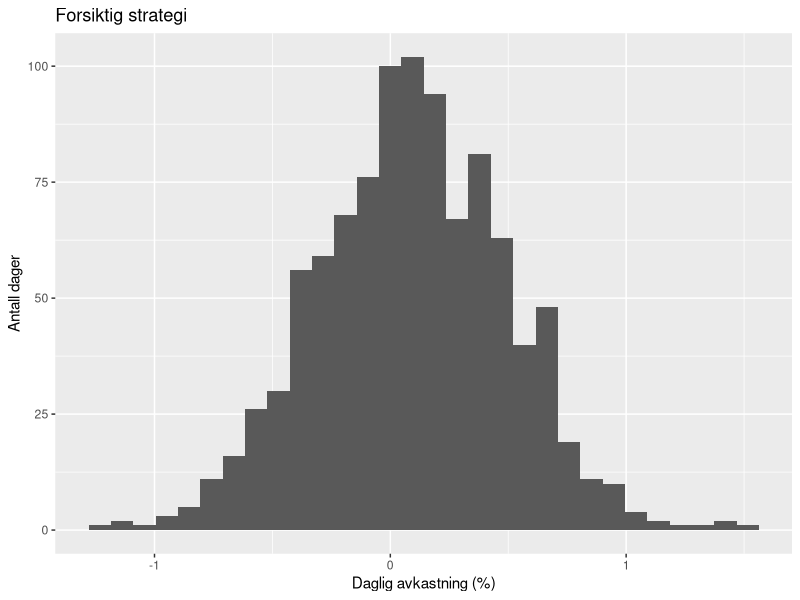
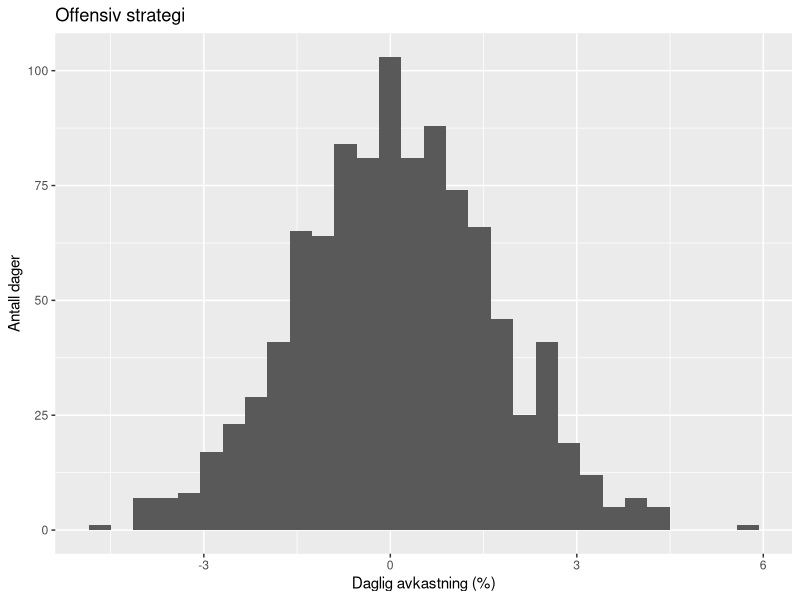
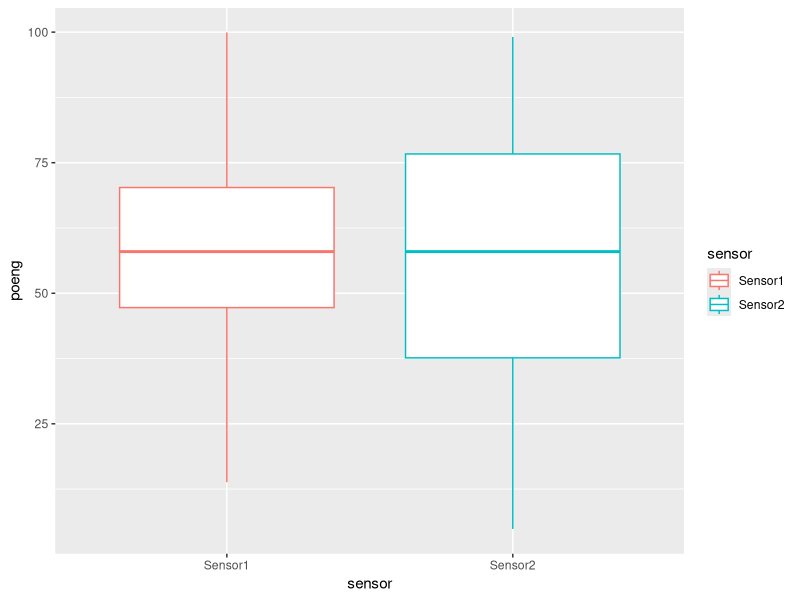
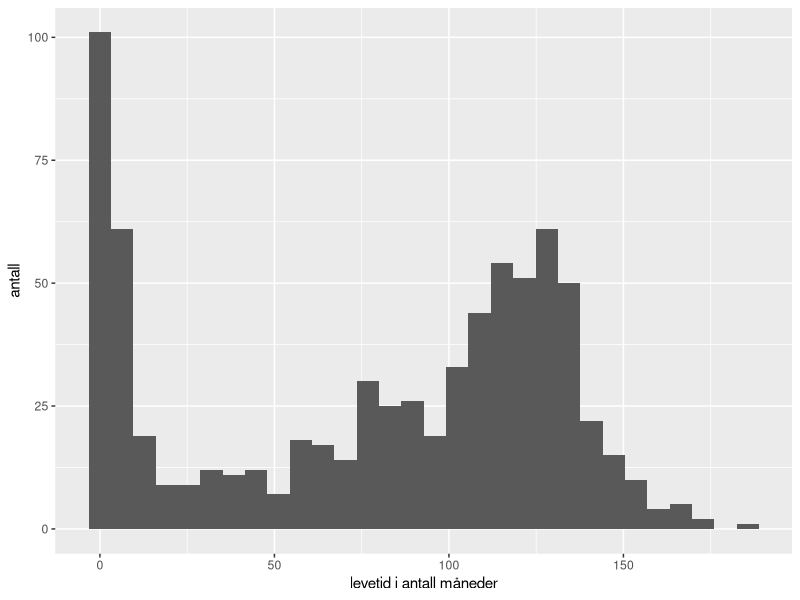
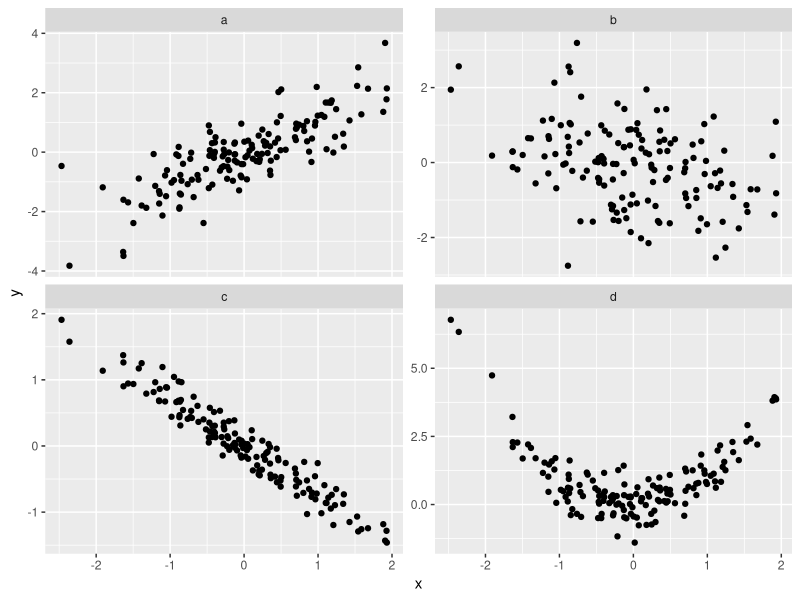
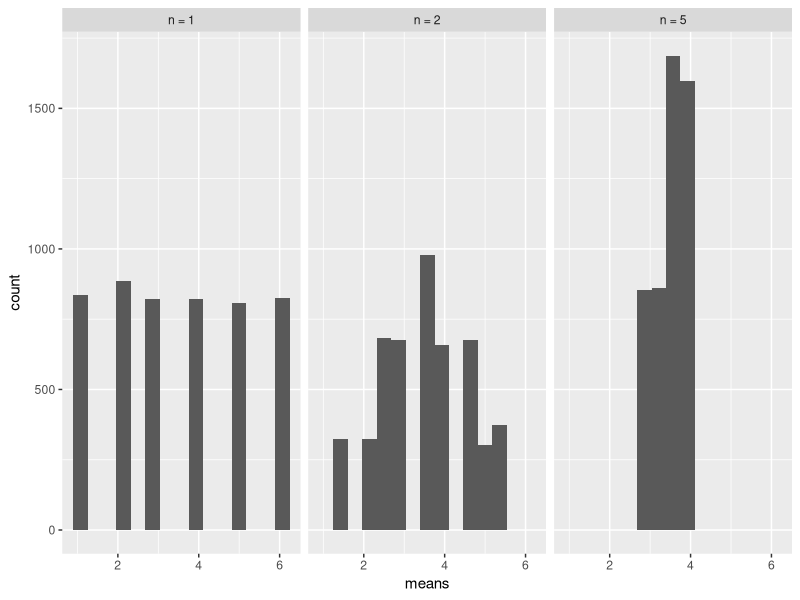

Source code (R) for these figures, in order:
## ---- chunk 1
set.seed(42)
avkastning <- data.frame(
  forsiktig = rnorm(1000, mean = 0.10, sd = 0.4),
  offensiv  = rnorm(1000, mean = 0.10, sd = 1.6)
)
## ---- chunk 2
library(dplyr)
avkastning %>%
  summarise(
    snitt_forsiktig = mean(forsiktig),
    sd_forsiktig    = sd(forsiktig),
    snitt_offensiv  = mean(offensiv),
    sd_offensiv     = sd(offensiv)
  )
## ---- chunk 3
library(ggplot2)
ggplot(avkastning, aes(x = forsiktig)) +
  geom_histogram(bins = 30) +
  labs(x = "Daglig avkastning (%)", y = "Antall dager", title = "Forsiktig strategi")
ggplot(avkastning, aes(x = offensiv)) +
  geom_histogram(bins = 30) +
  labs(x = "Daglig avkastning (%)", y = "Antall dager", title = "Offensiv strategi")
## ---- chunk 4
set.seed(1)
# Vekten (i kg) til 25 tilfeldig valgte laks
vekt <- rnorm(25, mean = 5.2, sd = 0.8)
## ---- chunk 5
gj.snitt <- mean(vekt)              # utvalgsgjennomsnittet, vårt punktestimat
s        <- sd(vekt)                # utvalgsstandardavviket (vi kjenner ikke det sanne)
n        <- length(vekt)            # antall observasjoner
t_krit   <- qt(0.975, df = n - 1)   # kritisk verdi fra t-fordelingen

# Nedre og øvre grense i konfidensintervallet (LCL og UCL):
LCL <- gj.snitt - t_krit * s / sqrt(n)
UCL <- gj.snitt + t_krit * s / sqrt(n)

c(LCL, gj.snitt, UCL)
## ---- chunk 6
n <- 10
rnorm(n)
## ---- chunk 7
gj.snitt <- rep(NA, 100)
for(i in 1:100) {
    gj.snitt[i] <- mean(rnorm(n))
}
## ---- chunk 8
library(ggplot2)
library(tidyverse)
set.seed(123)
n <- 200
Sensor1 <- rnorm(n, mean = 60, sd = 20)
Sensor2 <- c(rnorm(n*(2/4), mean = 40, sd = 20), rnorm(n*(2/4), mean = 85, sd = 20))

df <- data.frame(poeng = c(Sensor1, Sensor2), sensor =factor( rep(c("Sensor1", "Sensor2"), each = n)))

df %>% 
  filter(poeng > 0, poeng < 100) %>% 
ggplot() +
  geom_boxplot(aes(y = poeng, x = sensor, color = sensor))

## ---- chunk 9
library(ggplot2)
set.seed(12345)
levetid <- c(rep(1, 40), rep(2,30), rep(3, 25), rep(4, 20), rep(5, 12), 
             rep(6, 10),rep(7, 5), sample(seq(8:100), size = 200, replace = T), rnorm(400, mean = 120, sd = 20))

ggplot(data = data.frame(levetid = levetid)) +
  geom_histogram(aes(x = levetid)) + 
  xlab("levetid i antall måneder") +
  ylab("antall")
## ---- chunk 10
set.seed(124)
n <- 150
x1 <- rnorm(n)
y1 <- x1 + rnorm(n, sd = 0.7)
y2 <- -0.5*x1 + rnorm(n, sd = 1)
y3 <- -0.7*x1 + rnorm(n, sd = 0.2)
y4 <- x1^2 + rnorm(n, sd = 0.5)

df <- data.frame(x = rep(x1, 4), y = c(y1, y2, y3, y4), figur = factor(rep(c("a", "b", "c", "d"), each = n)))
ggplot(df) +
  geom_point(aes(x = x, y = y)) +
  facet_wrap(~figur, scales = "free_y")

# cor(x1,y1)
# cor(x1, y2)
# cor(x1, y3)
# cor(x1, y4)

## ---- chunk 11
set.seed(123)
n <- 5000
X1 <- sample(seq(6), size = n, replace = T)
X2 <- rep(NA, n)
X3 <- rep(NA, n)
for(i in 1:n){
  foo1 <- sample(seq(6), 2)
  foo2 <- sample(seq(6), 5)
  X2[i] <- mean(foo1)
  X3[i] <- mean(foo2)
}

df <- data.frame(means = c(X1, X2, X3), 
                 kast = rep(c("n = 1", "n = 2", "n = 5"), each = n))

ggplot(df) + 
  geom_histogram(aes(x = means), bins = 15) +
  facet_grid(~kast)
